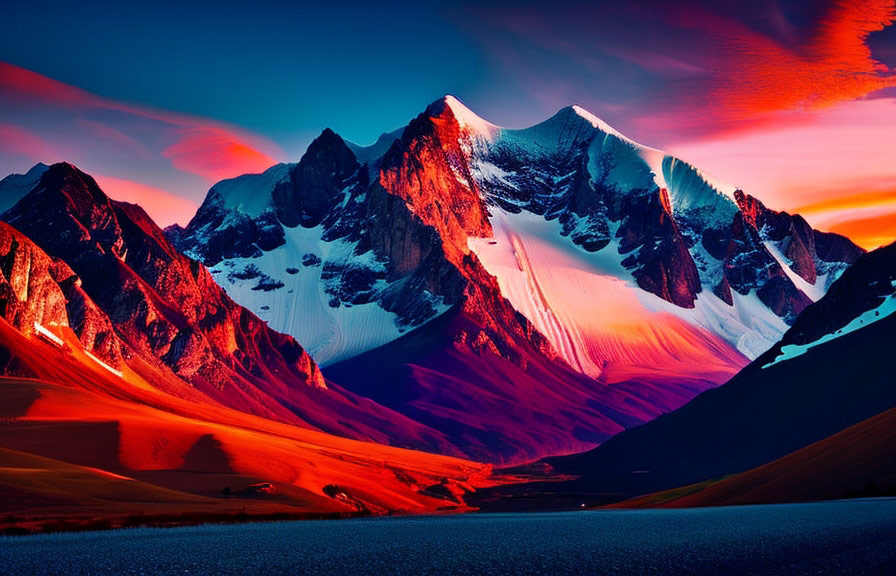
#> input picture images/mountains.jpg, 896 x 576 px
$ jupyter execute 'Images Workspace.ipynb'
#> lines starting #> are read from the running program, lines starting #| are printed output that depends on the picture; after the words box and inside, x2 and y2 are one past the last pixel; in counts of white or black regions, pixels touching at a corner belong together; long printed decimals are rounded
### ORHSProject.py
import copy
from mantid.simpleapi import * #we need to figure out how to tell this program what conda environment to run our code in
import matplotlib.pyplot as plt #type:ignore
import numpy as np #type:ignore
import skimage as ski #type:ignore

class imageToolbox:
    # [64 lines left out: functions __init__, rowCol, imageFactory, not called in this run]

    def plotImage(self, displayMax=1, displayMin=0):

        plt.imshow(self.image, vmin=displayMin, vmax=displayMax, cmap='gray') #v stands for visualization, not where we are

    # [42 lines left out: functions gridMask, darkMask, threshMask, applyMask, not called in this run]

    def eraseMask(self):

        self.mask[:] = False

    # [53 lines left out: functions spectrumIDMap, compressIDs, getListOfMaskedPixels, not called in this run]

### Images Workspace.ipynb
[cell 1]
import importlib
import ORHSProject as proj

import copy
from mantid.simpleapi import *
import matplotlib.pyplot as plt
import numpy as np
import skimage as ski
importlib.reload(proj)
#import ipympl

[cell 2]
imagepath = 'images/mountains.jpg'
colorimage = ski.io.imread(imagepath)
#> colorimage is the input picture: shape (576, 896, 3); mean R, G, B 79, 50.3, 79.8

[cell 3]
plt.imshow(colorimage) #vmax= .02

[cell 4]
greyimage = ski.color.rgb2gray(colorimage)
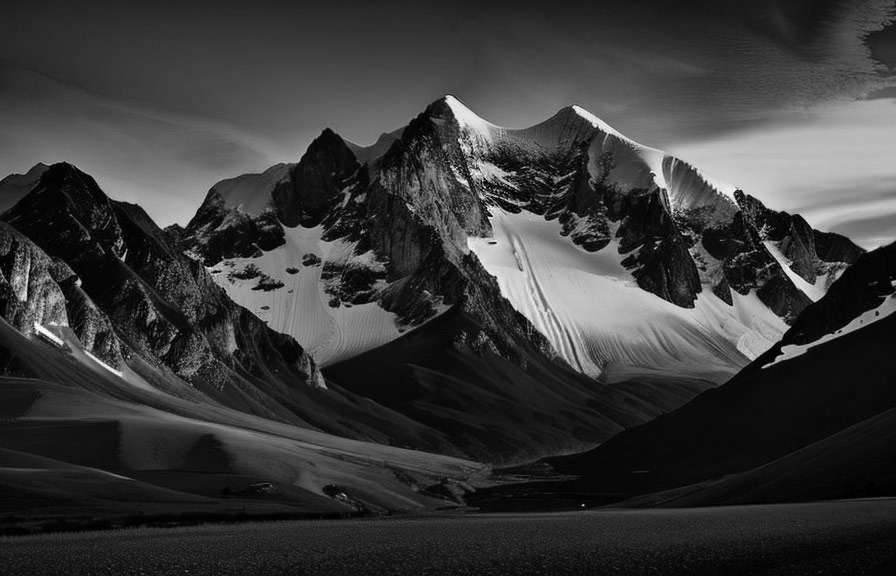
#> greyimage: shape (576, 896) float64; min 0, max 1, mean 0.23

[cell 5]
plt.imshow(greyimage,cmap='gray')

[cell 6]
zebra = proj.imageToolbox(image = greyimage)
#> in __init__, `norm=np.max(self.image)`: norm = 1
#| norm is 1.0
#| The dimensions of the self.image array are (576, 896) and its type is float64
#| There are 0 masked pixels out of 516096 pixels, or 0.0%.

[cell 7]
print(np.min(greyimage))
#| 0.0
print(np.max(greyimage))
#| 1.0
print(np.mean(greyimage))
#| 0.2296

[cell 8]
zebra.threshMask(0.5)
#> in threshMask, `mask_vals = self.image > thresh`:
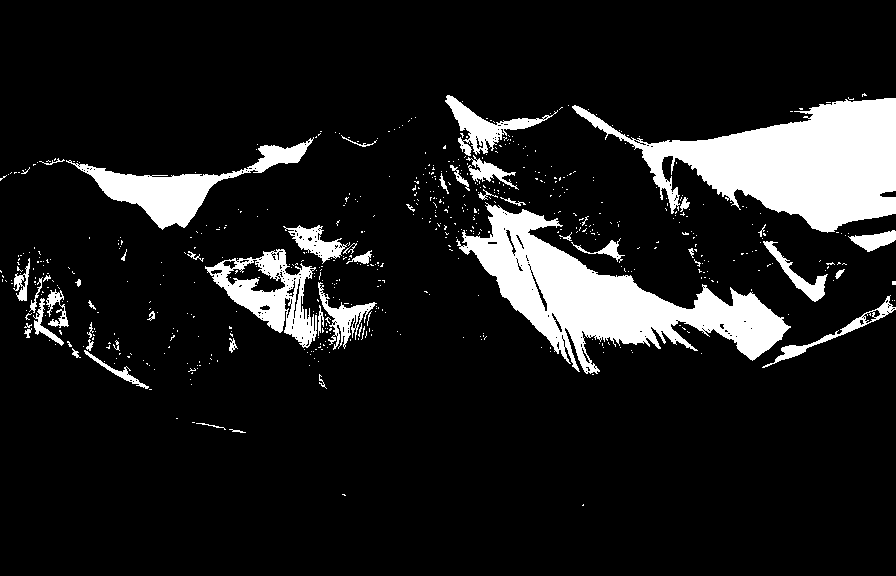
#> mask_vals: shape (576, 896) bool; 11.8% white; 620 white regions (572 under 20 px), largest, box (x1, y1, x2, y2) and area: (572, 98, 896, 233) 20661, (456, 202, 791, 374) 19156, (66, 137, 314, 230) 5466
#zebra.applyMask()
plt.imshow(zebra.maskedImage, cmap='Greys')

[cell 9]
zebra.eraseMask()

[cell 10]
zebra.darkMask()
#> in darkMask, `mask_vals = self.image < np.max(self.image)`:
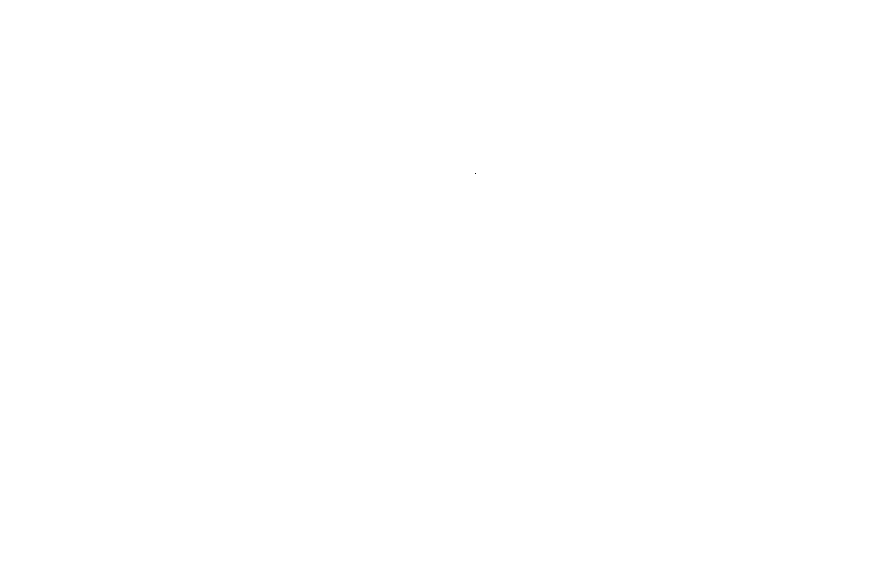
#> mask_vals: shape (576, 896) bool; 100% white; black in thin lines or dots, all inside (x1, y1, x2, y2) = (475, 173, 476, 174)
#> (printed output is left out)
zebra.applyMask()
#| The dimensions of the self.image array are (576, 896) and its type is float64
#| There are 516095 masked pixels out of 516096 pixels, or 2799.995%.
plt.imshow(zebra.maskedImage, cmap='Greys')

[cell 11]
print(np.argwhere(zebra.maskedImage==1))
#| [[173 475]]

[cell 12]
smallarray = np.array([[1.,0.5,0.68],[0.4,0.3,0.5],[0.75,0.22,0.4]])
plt.imshow(smallarray, cmap='gray')
plt.savefig("testplot1.png")
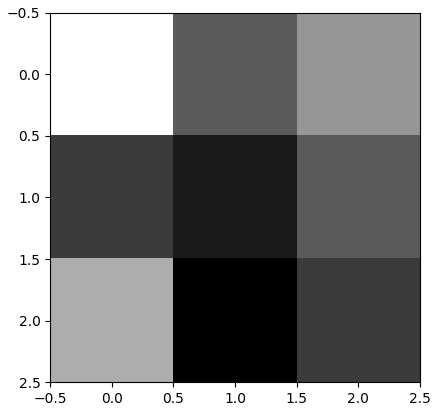
#> figure drawn by matplotlib, 1 panel

[cell 13]
plt.savefig("myplot.png")

[cell 14]
smallimage = proj.imageToolbox(image = smallarray)

[cell 15]
smallimage.eraseMask()

[cell 16]
print(smallimage.image)

[cell 17]
smallimage.threshMask(0.5)
smallimage.applyMask()
print(smallimage.mask)
plt.imshow(smallimage.maskedImage, cmap='gray', vmin=0, vmax=0)
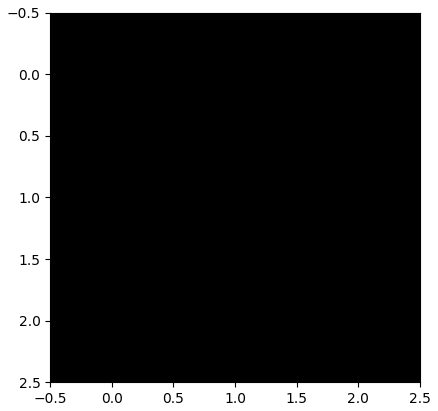
#> figure drawn by matplotlib, 1 panel

[cell 18]
smallimage.darkMask()
smallimage.applyMask()
print(smallimage.mask)
plt.imshow(smallimage.maskedImage, cmap='gray', vmin=0, vmax=1)
plt.savefig("darkplot.png")
